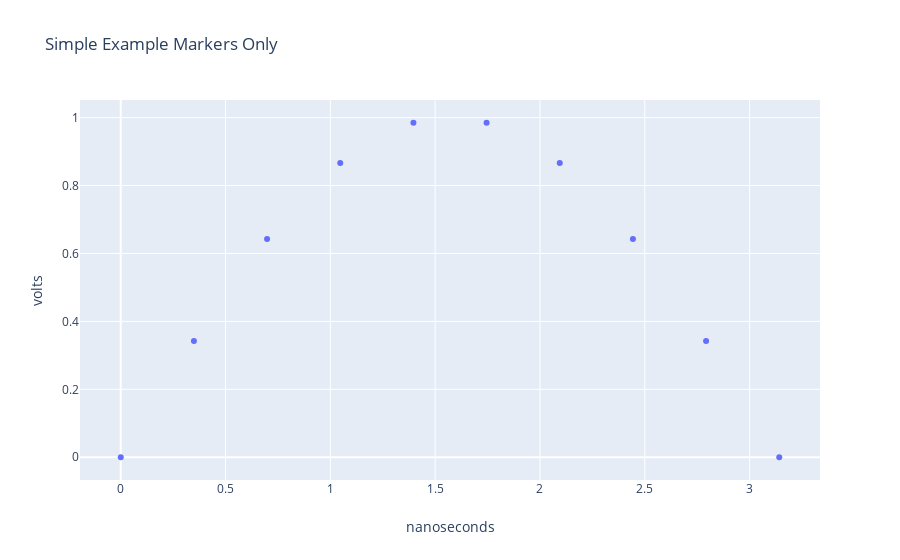

The code cell stored with this chart in its notebook:
### Code cell
x = np.linspace(0, np.pi, 10)

layout = go.Layout(
    title="Simple Example Markers Only",
    yaxis=dict(
        title='volts'
    ),
    xaxis=dict(title='nanoseconds'
    )
)

trace1 = go.Scatter(
    x=x,
    y=np.sin(x),
    mode='markers',
    name='sin(x)',
    line=dict(
        shape='spline'
    )
)

fig = go.Figure(data=[trace1], layout=layout)
py.offline.iplot(fig)

### Figure 1 — Plotly figure (JSON) as saved in the notebook; plotly's stock layout.template omitted (floating-point values rounded to 4 significant figures)
{"data": [{"line": {"shape": "spline"}, "mode": "markers", "name": "sin(x)", "type": "scatter", "x": [0, 0.3491, 0.6981, 1.047, 1.396, 1.745, 2.094, 2.443, 2.793, 3.142], "y": [0, 0.342, 0.6428, 0.866, 0.9848, 0.9848, 0.866, 0.6428, 0.342, 1.225e-16]}], "layout": {"title": {"text": "Simple Example Markers Only"}, "xaxis": {"title": {"text": "nanoseconds"}}, "yaxis": {"title": {"text": "volts"}}}}
